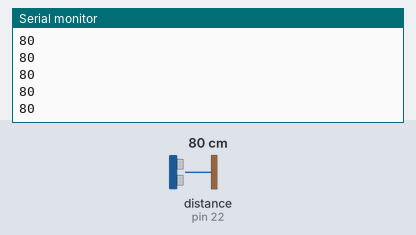
This sketch was run on a simulated Arduino Mega 2560, built with avr-gcc and run on an emulated ATmega2560. Shown: the last lines printed to the serial monitor. Wiring (inferred from the names in the program): ultrasonic range finder: trigger pin 23; echo pin 22. Inputs (shaded band) come from the test bench; at power-on: distance to the obstacle (sensor on pin 22) 80 cm. The echo pulse lasts 58.3 µs per cm.

Above: at 1.2 s.
1.3 s: distance to the obstacle (sensor on pin 22) set to 2 cm
At 2.0 s:
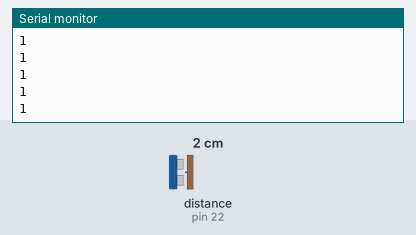
2.8 s: distance to the obstacle (sensor on pin 22) set to 4 cm
At 3.5 s:
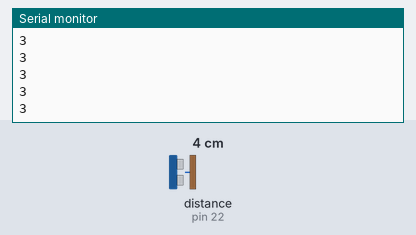
Timing chart, 0 to 5.8 s (numbered marks = the images above; inputs shaded):
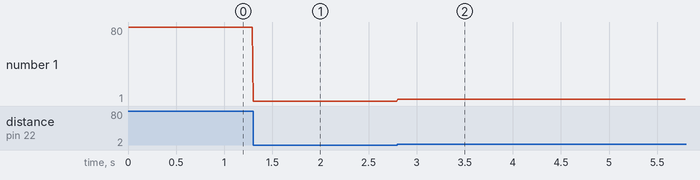

Measured:
- after the input at 1.3 s, the serial monitor: prints a new line at once (image 1)
- after the input at 2.8 s, the serial monitor: prints a new line at once (image 2)
- plotted number 1: 80 → 1 after the input at 1.3 s, 1 → 3 after the input at 2.8 s

The sketch:

Sonar.ino
```cpp
const int pingPin = 23; // Trigger Pin of Ultrasonic Sensor
const int echoPin = 22; // Echo Pin of Ultrasonic Sensor

void setup() {
   pinMode(pingPin, OUTPUT);
   pinMode(echoPin, INPUT);
   Serial.begin(9600);
}

long centimeters(long microseconds) {
   return microseconds / 29 / 2;
}

long distance() {
   digitalWrite(pingPin, LOW);
   delayMicroseconds(2);
   digitalWrite(pingPin, HIGH);
   delayMicroseconds(2);
   digitalWrite(pingPin, LOW);
   long duration = pulseIn(echoPin, HIGH);
   return centimeters(duration);
}

void loop(){
  Serial.println(distance());
  delay(10);
}
```
